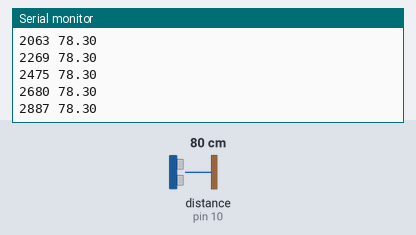
A sketch run on a simulated Arduino Uno, built with avr-gcc and run on an emulated ATmega328P. Parts: the last lines printed to the serial monitor. Wiring (inferred from the names in the program): ultrasonic range finder: trigger pin 9; echo pin 10. The test bench sets the inputs (shaded band); at power-on: distance to the obstacle (sensor on pin 10) 80 cm. The echo pulse lasts 58.3 µs per cm.

Above: at 3.0 s.
3.1 s: distance to the obstacle (sensor on pin 10) set to 4 cm
At 3.45 s:
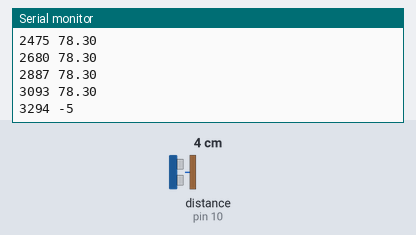
4.6 s: distance to the obstacle (sensor on pin 10) set to 7 cm
At 4.66 s:
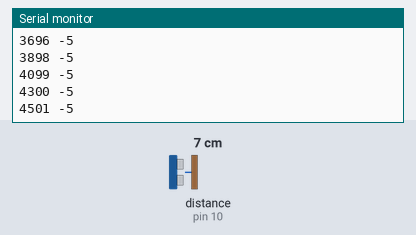

Measured:
- after the input at 3.1 s, the serial monitor: prints a new line after 0.20 s (image 1)

The sketch:

distance_HR_S04.ino
```cpp
/*

Distance measurement with ultrasound sensor HC-SR04.
At first, upload this file into Arduino board.
Then you can check the connection pins from this code... and connect your sensor.
(If you connect the sensor first without uploading, you don't know the roles of the pins.
It can accidentally course a short circuit and break your sensor.)

 17.1.2019 -Jaakko Kaski-

 */

// Connection pins for HC-SR04
 const int GNDPin = 11; // Ground pin to the sensor
 const int echoPin = 10; // Echo pin shows the time from sending to get the reflection back.
 const int trigPin = 9; // Trigger Pin (1 pulse) wakes the ultrasound sending
 const int VccPin = 8; // 5V operating voltage to the sensor

// Variables
float maximumRange = 150.0; // Maximum distance in cm.
float minimumRange = 5.0; // Minimum distance in cm.
unsigned long duration = 0; // Time of voice to go there and back (in microseconds).
float distance = 0.0; // Distance (cm) to the target
unsigned long aika = 0; // Time stamp (ms) in long type (int gives maximum of only 32 sec)

//***** height et al.
float height1 = 0.0; //this measurement in centimeters
float height2 = 0.0; //previous measurement in centimeters
float heightDifference1 = 0.0; //delta for this measurement in centimeters
float heightDifference2 = 0.0; //delta for previous measurement in centimeters
bool ascending = false; //ascending = true / descending = false
bool directionChanged = false; //reached top or bottom
unsigned long pullUps = 0; //how many pull-ups
float lowPoint = 0.0; //Lowest point for this pull-up in centimeters
float highPoint = 0.0; //Highest point for this pull-up in centimeters
float bodyMass = 0.0; //Your body weight in kilograms
float g = 9.81; //kg*m/s*s
float energyConsumed = 0.0; //Energy consumed in this round of pull-ups in Joules
float totalEnergy = 0.0; //Total energy consumed in Joules

// Serial connection...
void setup() {
 Serial.begin (9600); // In Serial Monitor you can see the standard options for this

// Connection pins... setup for the sensor
 pinMode(GNDPin, OUTPUT);
 pinMode(echoPin, INPUT);
 pinMode(trigPin, OUTPUT);
 pinMode(VccPin, OUTPUT);

// Output pins to correct voltage levels. Note: 0V source is the same as GND
    digitalWrite(VccPin, HIGH);
    delayMicroseconds(2);
    digitalWrite(GNDPin, LOW);
    delayMicroseconds(2);

    while(Serial.available() != 0)
     {
        // Wait for the serial connection before continuing...
     }

}

void loop() {

// The pulse into trig pin wakes the ultrasound transmitter:
 digitalWrite(trigPin, LOW);
 delayMicroseconds(2);
 digitalWrite(trigPin, HIGH);
 delayMicroseconds(10);
 digitalWrite(trigPin, LOW);

 duration = pulseIn(echoPin, HIGH); // Echo pin is "HIGH" as long time as the sound is flying...

 // time stamp "aika" = "time" in finnish :)
 aika = millis();


 //The speed of voice at room temperature is 343m/s. This leads to eqn.
 distance =duration * 0.016854; //in cm

 //***** calculate diffence in height of this measurement and previous measurement
 height1 = distance;
 heightDifference1 = height1 - height2;

//***** if this measurement is higher than previous measurement, we are ascending,
//***** else if this measurement is lower than previous measurement, we are descending
 if (heightDifference1 > 0) {
  ascending = true;
 } else {
  ascending = false;
 }

//***** if height difference is positive for this and previous measurement, the direction has not changed (going up)
//***** same if height differences are both negative, the direction has not changed (going down)
//***** However, if last time we were going up and this time we are going down, the direction has changed
//***** same if last time we were going down and this time we're going up, the direction has changed
 if (heightDifference1 > 0 && heightDifference2 > 0 || heightDifference1 < 0 && heightDifference2 < 0) {
  directionChanged = false;
  //***** if going up, the highest point needs to be updated
  if (ascending) {
    highPoint = distance;
  } else { //***** else we are going down, so update lowest point
    lowPoint = distance;
  }
 } else {
  directionChanged = true;
  //***** if last time we were going up and direction changed, so we reached the highest point
  //***** and we can calculate how much energy was consumed
  energyConsumed = bodyMass * g * (highPoint/100 - lowPoint/100); //E = mgh, h in meters (highPoint and lowPoint are in centimeters)
  totalEnergy = totalEnergy + energyConsumed;
 }

//***** if direction changed and we are going down, that means that we have done one pull-up, so add 1
if (directionChanged && ascending == false) {
  pullUps = pullUps + 1;
}

 if (distance >= maximumRange || distance <= minimumRange){
 // Test for the quality of the distance
 Serial.print(aika);
 Serial.print(" ");
 Serial.println(-5);
 }
 else {

 // print out "good results":
 Serial.print(aika);          // time(ms)
 Serial.print(" ");           // space for division
 Serial.print(distance);      // Distance (cm)
 Serial.println(" ");

 //***** set some variables for next measurement
height2 = height1;
heightDifference2 = heightDifference1;

 }

 //Delay... NOTE THAT IF WE CALCULATE THE SPEED FROM THE DATA, IT IS BETTER NOT TO MEASURE TOO QUICKLY!
 delay(200);
}
```
